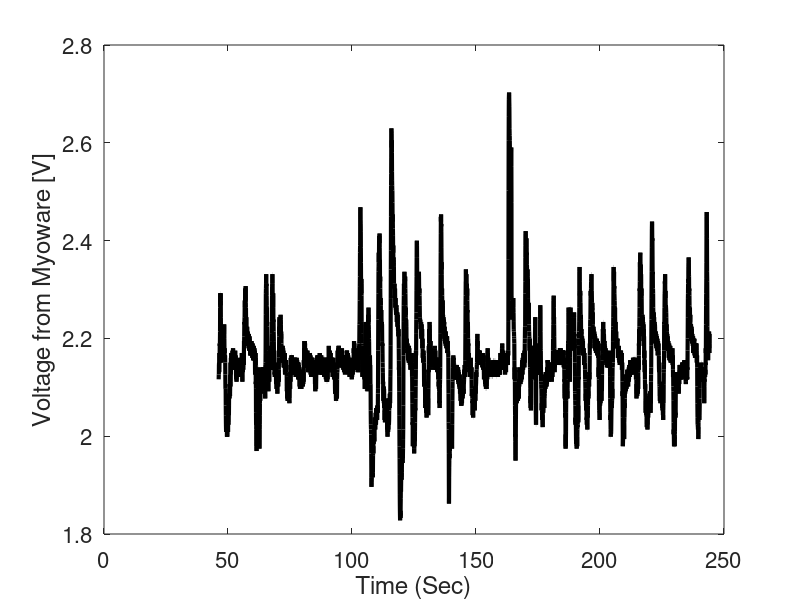
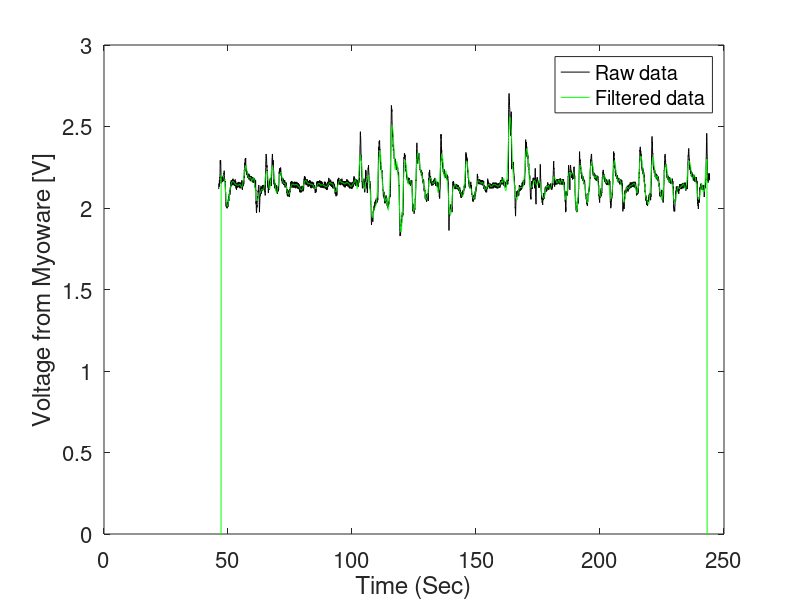

Recreate these plots in MATLAB, in order.
%Savitsky-Golay filtering
%%
figure(1);
x = importdata('Protocol1Edit.csv');
th = x.data(:,2);
time = x.data(:,1);
plot(time,th,'k-','linewidth',3);
xlabel('Time (Sec)','fontsize',16)
ylabel('Voltage from Myoware [V]','fontsize',16)
set(gca,'fontsize',16)

%%
thf = sgolayfilt(th,7,119); % Savitsky-Golay filter
figure(4);
plot(time,th,'k-','linewidth',0.5);
hold on;
plot(time,thf,'g-','linewidth',0.5);
legend('Raw data','Filtered data');
xlabel('Time (Sec)','fontsize',16)
ylabel('Voltage from Myoware [V]','fontsize',16)
set(gca,'fontsize',16)
%hold off;